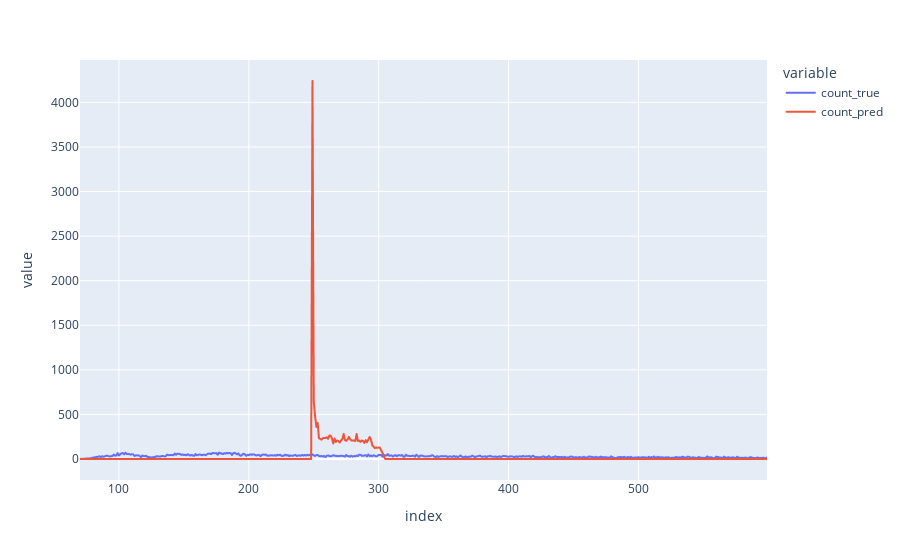

Notebook code for this chart:
### Code cell
import plotly.express as px

fig = px.line(d1, x= d.index, y = ['count_true', 'count_pred'])
fig.show()

### Figure 1 — Plotly figure (JSON) as saved in the notebook; plotly's stock layout.template omitted (floating-point values rounded to 4 significant figures; data arrays with more than 128 entries replaced by an {"elided": "..."} marker saying what was removed)
{"data": [{"hovertemplate": "variable=count_true<br>index=%{x}<br>value=%{y}<extra></extra>", "legendgroup": "count_true", "line": {"color": "#636efa", "dash": "solid"}, "marker": {"symbol": "circle"}, "mode": "lines", "name": "count_true", "showlegend": true, "type": "scattergl", "x": {"elided": "528 int values"}, "xaxis": "x", "y": {"elided": "528 int values"}, "yaxis": "y"}, {"hovertemplate": "variable=count_pred<br>index=%{x}<br>value=%{y}<extra></extra>", "legendgroup": "count_pred", "line": {"color": "#EF553B", "dash": "solid"}, "marker": {"symbol": "circle"}, "mode": "lines", "name": "count_pred", "showlegend": true, "type": "scattergl", "x": {"elided": "528 int values"}, "xaxis": "x", "y": {"elided": "528 int values"}, "yaxis": "y"}], "layout": {"legend": {"title": {"text": "variable"}, "tracegroupgap": 0}, "margin": {"t": 60}, "xaxis": {"anchor": "y", "domain": [0, 1], "title": {"text": "index"}}, "yaxis": {"anchor": "x", "domain": [0, 1], "title": {"text": "value"}}}}
